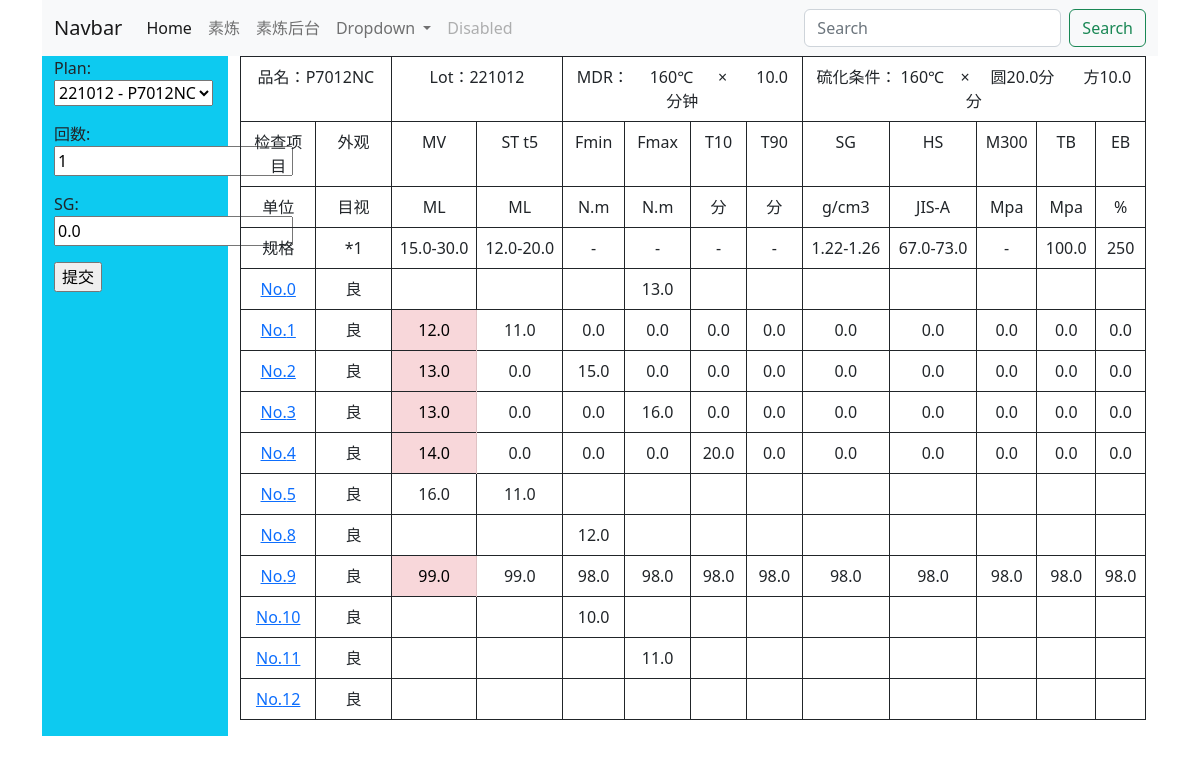
The app's page /mixb/test/2/1/sg/, older data.
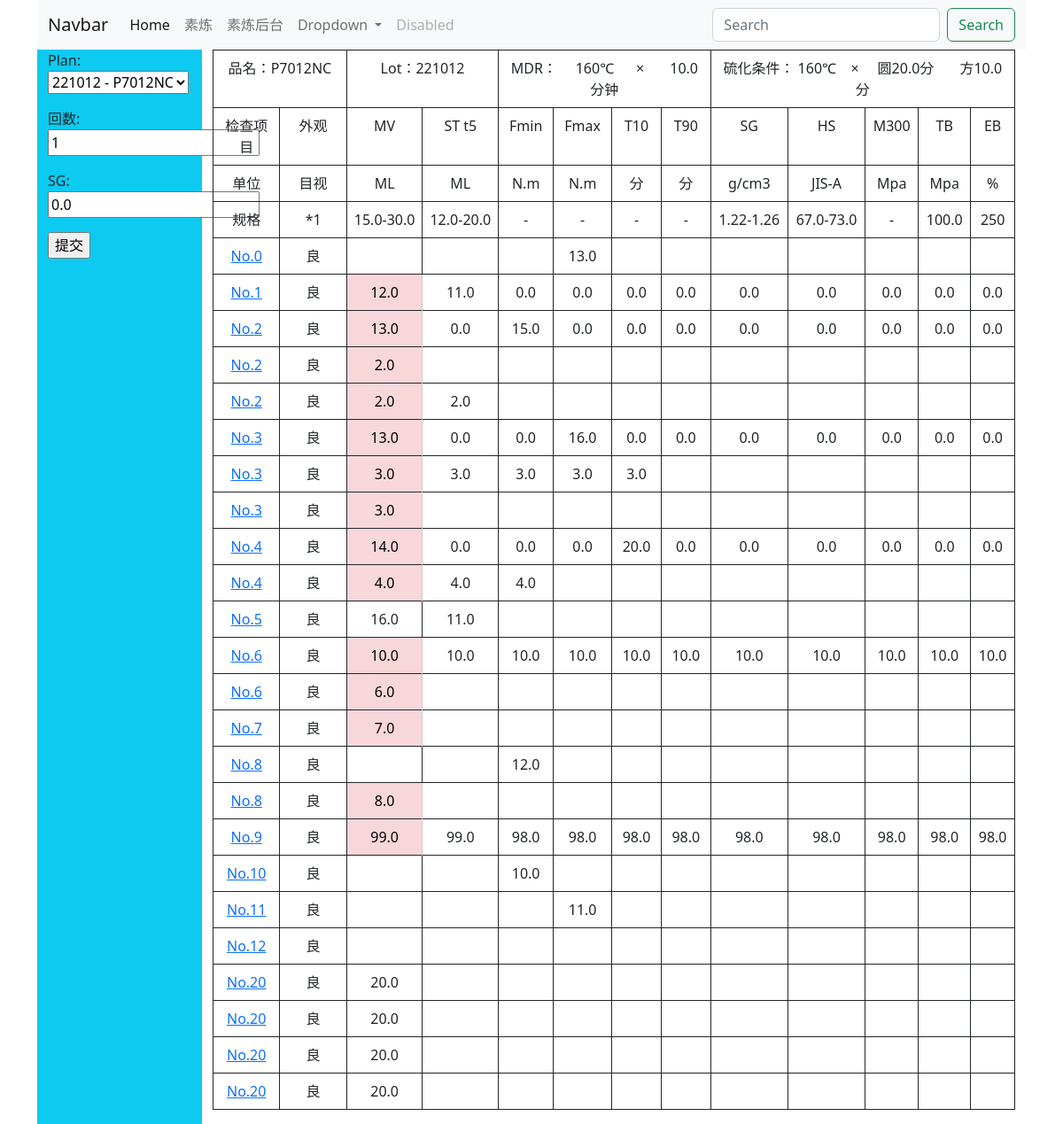
The same page, newer data.
### mixb/models.py (models this page shows, shortened)
class TestResult(models.Model):
    plan = models.ForeignKey(Schedule, on_delete=models.PROTECT)
    batch = models.IntegerField(null=True, blank=True, verbose_name='回数')
    mv = models.FloatField(null=True, blank=True, verbose_name='门尼值')
    scorch = models.FloatField(null=True, blank=True, verbose_name='焦烧')
    fmin = models.FloatField(null=True, blank=True, verbose_name='Fmin')
    fmax = models.FloatField(null=True, blank=True, verbose_name='Fmax')
    t10 = models.FloatField(null=True, blank=True, verbose_name='T10')
    t90 = models.FloatField(null=True, blank=True, verbose_name='T90')
    sg = models.FloatField(null=True, blank=True, verbose_name='SG')
    hs = models.FloatField(null=True, blank=True, verbose_name='HS')
    m_percent = models.FloatField(null=True, blank=True, verbose_name='M %')
    tb = models.FloatField(null=True, blank=True, verbose_name='TB')
    eb = models.FloatField(null=True, blank=True, verbose_name='EB')
    shipment_status = models.BooleanField(default=False, verbose_name='出货状态')
    class Meta:
        verbose_name = verbose_name_plural = '检查明细'
        ordering = ('batch',)

### mixb/views.py (the view, shortened to what this page needs)
# urls.py: path('test/<int:schedule_id>/<int:batch_no>/sg/', views.test_sg, name='test_sg'),
def test_sg(request, schedule_id, batch_no):
    schedule = get_object_or_404(Schedule, pk=schedule_id)
    try:
        batch_result = TestResult.objects.get(plan=schedule_id, batch=batch_no)
        form = SgForm(initial={'plan': schedule.id, 'batch': batch_no}, instance=batch_result)
        types = 'edit'
    except:
        form = SgForm(request.POST or None, initial={'plan': schedule.id, 'batch': batch_no})
        types = 'create'
    if types == 'edit':
        if request.method == 'POST':
            form = SgForm(request.POST, instance=batch_result)
            if form.is_valid():
                form.save()
                batch_no = int(request.POST['batch'])
                return HttpResponseRedirect(reverse('mixb:test_sg', args=(schedule_id, batch_no+1)))
    context = {
        'form': form,
        'detail': schedule,
    }
    return render(request, 'mixb/test_sg.html', context)

### mixb/forms.py
class SgForm(ModelForm):
    class Meta:
        model = TestResult
        fields = ['plan', 'batch', 'sg']

### mixb/models.py (called while the page is built)
    def __str__(self):
        return str(self.lot) + " - " + self.item.name

### mixb/templates/mixb/test_sg.html (shortened to what the changed rows need)
{% extends 'header.html' %}
{% block content %}
<div class="container">
    <div class="row">
        <div class="col-2 bg-info">
            <form action="" method="post">
                {{ form.as_p }}
            </form>
        </div>
        <div class="col-10">
            <table class="table table-bordered text-center table-hover table-bordered border-dark">
                {% for test_result in detail.testresult_set.all %}
                <tr style="height:5px">
                    <td><a href="{% url 'mixb:test' detail.id test_result.batch %}">No.{{ test_result.batch }} </a></td>
                    <td>良</td>
                    {% if test_result.mv < detail.item.mv_min or test_result.mv > detail.item.mv_max %}
                    <td class="table-danger">{{ test_result.mv|default_if_none:"" }}</td>
                    {% else %}
                    <td>{{ test_result.mv|default_if_none:"" }}</td>
                    {% endif %}
                    <td>{{ test_result.scorch|default_if_none:"" }}</td>
                    <td>{{ test_result.fmin|default_if_none:"" }}</td>
                    <td>{{ test_result.fmax|default_if_none:"" }}</td>
                    <td>{{ test_result.t10|default_if_none:"" }}</td>
                    <td>{{ test_result.t90|default_if_none:"" }}</td>
                    <td>{{ test_result.sg|default_if_none:"" }}</td>
                    <td>{{ test_result.hs|default_if_none:"" }}</td>
                    <td>{{ test_result.m_percent|default_if_none:"" }}</td>
                    <td>{{ test_result.tb|default_if_none:"" }}</td>
                    <td>{{ test_result.eb|default_if_none:"" }}</td>
                </tr>
                {% endfor %}
            </table>
        </div>
    </div>
</div>
{% endblock content %}

Row changes from the older to the newer data that the page shows:
added TestResult: batch "2", mv "2.0"
added TestResult: batch "2", mv "2.0", scorch "2.0"
added TestResult: batch "3", mv "3.0", scorch "3.0", fmin "3.0", fmax "3.0", t10 "3.0"
added TestResult: batch "3", mv "3.0"
added TestResult: batch "4", mv "4.0", scorch "4.0", fmin "4.0"
added TestResult: batch "6", mv "10.0", scorch "10.0", fmin "10.0", fmax "10.0", t10 "10.0", t90 "10.0", sg "10.0", hs "10.0", m_percent "10.0", tb "10.0", eb "10.0"
added TestResult: batch "6", mv "6.0"
added TestResult: batch "7", mv "7.0"
added TestResult: batch "8", mv "8.0"
added TestResult: batch "20", mv "20.0"
added TestResult: batch "20", mv "20.0"
added TestResult: batch "20", mv "20.0"
added TestResult: batch "20", mv "20.0"
